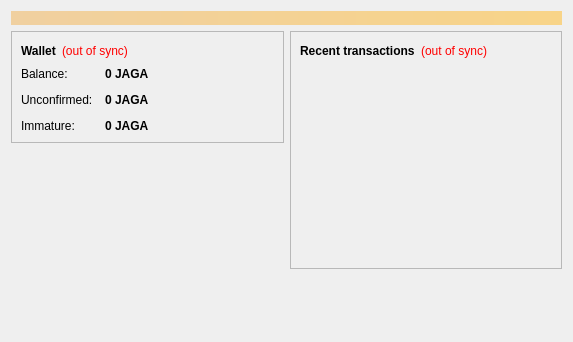
<?xml version="1.0" encoding="UTF-8"?>
<ui version="4.0">
 <class>OverviewPage</class>
 <widget class="QWidget" name="OverviewPage">
  <property name="geometry">
   <rect>
    <x>0</x>
    <y>0</y>
    <width>573</width>
    <height>342</height>
   </rect>
  </property>
  <property name="windowTitle">
   <string>Form</string>
  </property>
  <layout class="QVBoxLayout" name="topLayout">
   <item>
    <widget class="QLabel" name="labelAlerts">
     <property name="visible">
      <bool>false</bool>
     </property>
     <property name="styleSheet">
      <string notr="true">background-color: qlineargradient(x1: 0, y1: 0, x2: 1, y2: 0, stop:0 #F0D0A0, stop:1 #F8D488); color:#000000;</string>
     </property>
     <property name="wordWrap">
      <bool>true</bool>
     </property>
     <property name="margin">
      <number>3</number>
     </property>
    </widget>
   </item>
   <item>
    <layout class="QHBoxLayout" name="horizontalLayout" stretch="1,1">
     <item>
      <layout class="QVBoxLayout" name="verticalLayout_2">
       <item>
        <widget class="QFrame" name="frame">
         <property name="frameShape">
          <enum>QFrame::StyledPanel</enum>
         </property>
         <property name="frameShadow">
          <enum>QFrame::Raised</enum>
         </property>
         <layout class="QVBoxLayout" name="verticalLayout_4">
          <item>
           <layout class="QHBoxLayout" name="horizontalLayout_4">
            <item>
             <widget class="QLabel" name="label_5">
              <property name="font">
               <font>
                <weight>75</weight>
                <bold>true</bold>
               </font>
              </property>
              <property name="text">
               <string>Wallet</string>
              </property>
             </widget>
            </item>
            <item>
             <widget class="QLabel" name="labelWalletStatus">
              <property name="toolTip">
               <string>The displayed information may be out of date. Your wallet automatically synchronizes with the Jagaricoin network after a connection is established, but this process has not completed yet.</string>
              </property>
              <property name="styleSheet">
               <string notr="true">QLabel { color: red; }</string>
              </property>
              <property name="text">
               <string notr="true">(out of sync)</string>
              </property>
              <property name="alignment">
               <set>Qt::AlignLeading|Qt::AlignLeft|Qt::AlignVCenter</set>
              </property>
             </widget>
            </item>
            <item>
             <spacer name="horizontalSpacer_2">
              <property name="orientation">
               <enum>Qt::Horizontal</enum>
              </property>
              <property name="sizeHint" stdset="0">
               <size>
                <width>40</width>
                <height>20</height>
               </size>
              </property>
             </spacer>
            </item>
           </layout>
          </item>
          <item>
           <layout class="QFormLayout" name="formLayout_2">
            <property name="fieldGrowthPolicy">
             <enum>QFormLayout::AllNonFixedFieldsGrow</enum>
            </property>
            <property name="horizontalSpacing">
             <number>12</number>
            </property>
            <property name="verticalSpacing">
             <number>12</number>
            </property>
            <item row="0" column="0">
             <widget class="QLabel" name="label">
              <property name="text">
               <string>Balance:</string>
              </property>
             </widget>
            </item>
            <item row="0" column="1">
             <widget class="QLabel" name="labelBalance">
              <property name="font">
               <font>
                <weight>75</weight>
                <bold>true</bold>
               </font>
              </property>
              <property name="cursor">
               <cursorShape>IBeamCursor</cursorShape>
              </property>
              <property name="toolTip">
               <string>Your current balance</string>
              </property>
              <property name="text">
               <string notr="true">0 JAGA</string>
              </property>
              <property name="textInteractionFlags">
               <set>Qt::LinksAccessibleByMouse|Qt::TextSelectableByKeyboard|Qt::TextSelectableByMouse</set>
              </property>
             </widget>
            </item>
            <item row="1" column="0">
             <widget class="QLabel" name="label_3">
              <property name="text">
               <string>Unconfirmed:</string>
              </property>
             </widget>
            </item>
            <item row="1" column="1">
             <widget class="QLabel" name="labelUnconfirmed">
              <property name="font">
               <font>
                <weight>75</weight>
                <bold>true</bold>
               </font>
              </property>
              <property name="cursor">
               <cursorShape>IBeamCursor</cursorShape>
              </property>
              <property name="toolTip">
               <string>Total of transactions that have yet to be confirmed, and do not yet count toward the current balance</string>
              </property>
              <property name="text">
               <string notr="true">0 JAGA</string>
              </property>
              <property name="textInteractionFlags">
               <set>Qt::LinksAccessibleByMouse|Qt::TextSelectableByKeyboard|Qt::TextSelectableByMouse</set>
              </property>
             </widget>
            </item>
            <item row="2" column="0">
             <widget class="QLabel" name="labelImmatureText">
              <property name="text">
               <string>Immature:</string>
              </property>
             </widget>
            </item>
            <item row="2" column="1">
             <widget class="QLabel" name="labelImmature">
              <property name="font">
               <font>
                <weight>75</weight>
                <bold>true</bold>
               </font>
              </property>
              <property name="toolTip">
               <string>Mined balance that has not yet matured</string>
              </property>
              <property name="text">
               <string notr="true">0 JAGA</string>
              </property>
              <property name="textInteractionFlags">
               <set>Qt::LinksAccessibleByMouse|Qt::TextSelectableByKeyboard|Qt::TextSelectableByMouse</set>
              </property>
             </widget>
            </item>
           </layout>
          </item>
         </layout>
        </widget>
       </item>
       <item>
        <spacer name="verticalSpacer">
         <property name="orientation">
          <enum>Qt::Vertical</enum>
         </property>
         <property name="sizeHint" stdset="0">
          <size>
           <width>20</width>
           <height>40</height>
          </size>
         </property>
        </spacer>
       </item>
      </layout>
     </item>
     <item>
      <layout class="QVBoxLayout" name="verticalLayout_3">
       <item>
        <widget class="QFrame" name="frame_2">
         <property name="frameShape">
          <enum>QFrame::StyledPanel</enum>
         </property>
         <property name="frameShadow">
          <enum>QFrame::Raised</enum>
         </property>
         <layout class="QVBoxLayout" name="verticalLayout">
          <item>
           <layout class="QHBoxLayout" name="horizontalLayout_2">
            <item>
             <widget class="QLabel" name="label_4">
              <property name="text">
               <string>&lt;b&gt;Recent transactions&lt;/b&gt;</string>
              </property>
             </widget>
            </item>
            <item>
             <widget class="QLabel" name="labelTransactionsStatus">
              <property name="toolTip">
               <string>The displayed information may be out of date. Your wallet automatically synchronizes with the Jagaricoin network after a connection is established, but this process has not completed yet.</string>
              </property>
              <property name="styleSheet">
               <string notr="true">QLabel { color: red; }</string>
              </property>
              <property name="text">
               <string notr="true">(out of sync)</string>
              </property>
              <property name="alignment">
               <set>Qt::AlignRight|Qt::AlignTrailing|Qt::AlignVCenter</set>
              </property>
             </widget>
            </item>
            <item>
             <spacer name="horizontalSpacer">
              <property name="orientation">
               <enum>Qt::Horizontal</enum>
              </property>
              <property name="sizeHint" stdset="0">
               <size>
                <width>40</width>
                <height>20</height>
               </size>
              </property>
             </spacer>
            </item>
           </layout>
          </item>
          <item>
           <widget class="QListView" name="listTransactions">
            <property name="styleSheet">
             <string notr="true">QListView { background: transparent; }</string>
            </property>
            <property name="frameShape">
             <enum>QFrame::NoFrame</enum>
            </property>
            <property name="verticalScrollBarPolicy">
             <enum>Qt::ScrollBarAlwaysOff</enum>
            </property>
            <property name="horizontalScrollBarPolicy">
             <enum>Qt::ScrollBarAlwaysOff</enum>
            </property>
            <property name="selectionMode">
             <enum>QAbstractItemView::NoSelection</enum>
            </property>
           </widget>
          </item>
         </layout>
        </widget>
       </item>
       <item>
        <spacer name="verticalSpacer_2">
         <property name="orientation">
          <enum>Qt::Vertical</enum>
         </property>
         <property name="sizeHint" stdset="0">
          <size>
           <width>20</width>
           <height>40</height>
          </size>
         </property>
        </spacer>
       </item>
      </layout>
     </item>
    </layout>
   </item>
  </layout>
 </widget>
 <resources/>
 <connections/>
</ui>
